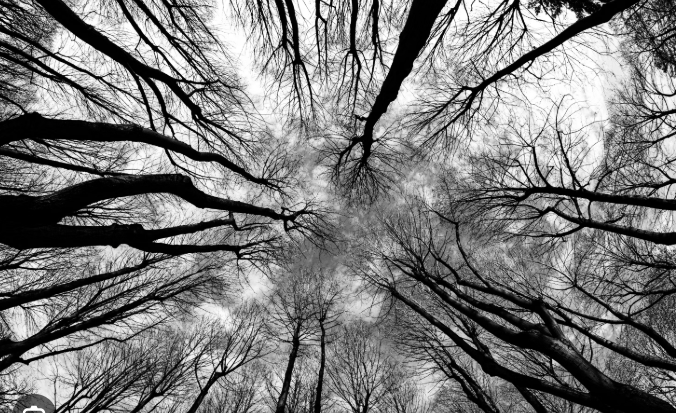
#> input picture Images/trees.png, 676 x 413 px
$ python pg5.py
#> lines starting #> are read from the running program, lines starting #| are printed output that depends on the picture
#> further down, img is the input picture: shape (413, 676, 3); mean B, G, R 122.6, 122.6, 122.6
"""
Program 5. Frequency Domain Filtering: Perform Fourier Transform and inverse Fourier Transform;
apply Homomorphic filtering to correct uneven lighting and enhance contrast.

Anthony Pinto Robinson
29/01/2026
"""

import cv2
import numpy as np
import matplotlib.pyplot as plt

def homomorphic_filter(image, sigma=10, gamma_l=0.3, gamma_h=1.5, c=1):
    # 1. Log transform
#> called with sigma = 20, gamma_l = 0.2, gamma_h = 1.8, c = 1
    img_log = np.log1p(np.array(image, dtype="float"))
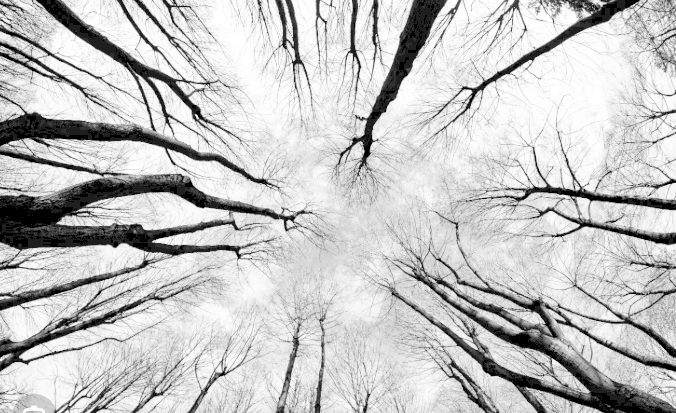
#> img_log: shape (413, 676) float64; min 0, max 5.55, mean 4.26; drawn with min black and max white

    # 2. Fourier Transform
    fft = np.fft.fft2(img_log)
    fft_shift = np.fft.fftshift(fft)

    # 3. Create High-Pass Filter (Gaussian)
    rows, cols = image.shape
#> rows = 413; cols = 676
    crow, ccol = rows//2 , cols//2
#> crow = 206; ccol = 338
    x = np.linspace(-ccol, ccol, cols)
#> x = 676 values from -338 to 338
    y = np.linspace(-crow, crow, rows)
#> y = 413 values from -206 to 206
    X, Y = np.meshgrid(x, y)
    d2 = X**2 + Y**2
    # Gaussian High-Pass Filter
    H = (gamma_h - gamma_l) * (1 - np.exp(-c * d2 / (2 * sigma**2))) + gamma_l

    # 4. Apply filter
    filtered_fft = fft_shift * H

    # 5. Inverse Fourier Transform
    ifft_shift = np.fft.ifftshift(filtered_fft)
    ifft = np.fft.ifft2(ifft_shift)

    # 6. Inverse Log Transform
    result = np.real(np.exp(ifft) - 1)
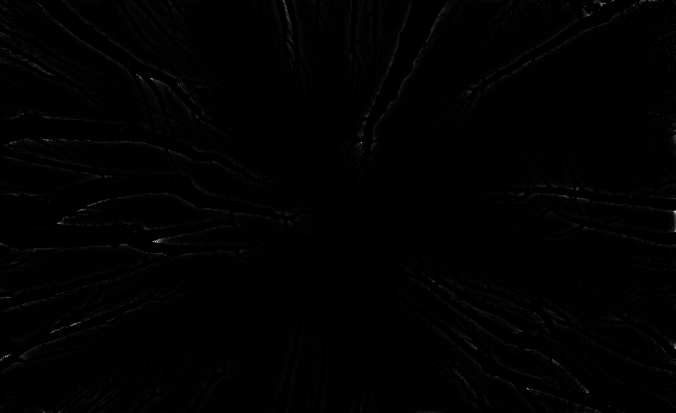
#> result: shape (413, 676) float64; min -1, max 656.7, mean 4.3; drawn with min black and max white
    return np.clip(result, 0, 255).astype("uint8")

img = cv2.imread('Images/trees.png')

if img is None:
    print("Error: Image not found!")
    exit()

if len(img.shape) == 3:
    img = cv2.cvtColor(img, cv2.COLOR_BGR2GRAY)

# Apply filter
enhanced_img = homomorphic_filter(img, sigma=20, gamma_l=0.2, gamma_h=1.8)

# Visualization
plt.figure(figsize=(10, 5))
plt.subplot(121), plt.imshow(img, cmap='gray'), plt.title('Original')
plt.subplot(122), plt.imshow(enhanced_img, cmap='gray'), plt.title('Enhanced')
plt.show()
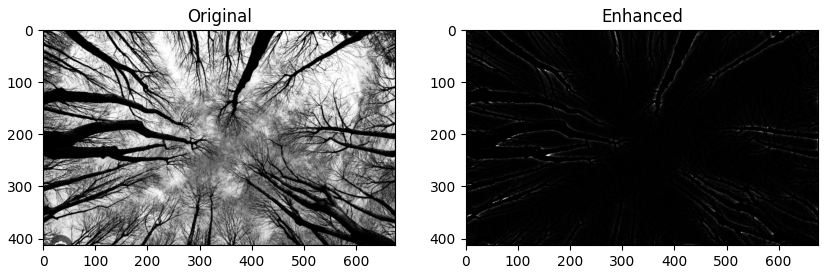
#> figure drawn by matplotlib, 2 panels

$ run again, with Images/bw_flower.png copied over Images/trees.png
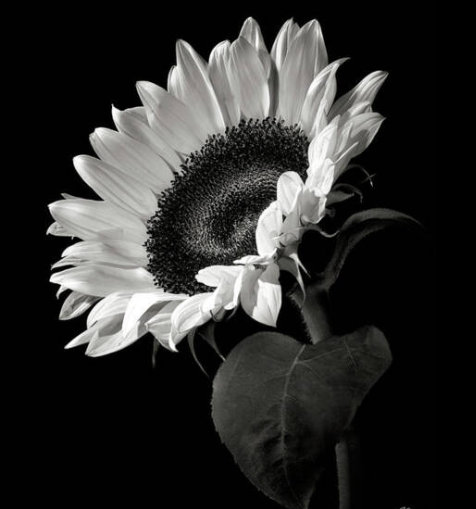
#> input picture Images/bw_flower.png, 476 x 509 px
#> img is the input picture: shape (509, 476, 3); mean B, G, R 44.2, 45.4, 45.4
#> img: shape (509, 476)
#> in homomorphic_filter, `img_log = np.log1p(np.array(image, dtype="float"))`:
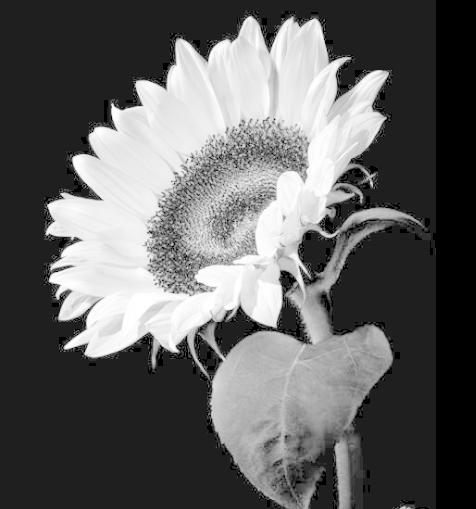
#> img_log: shape (509, 476) float64; min 0, max 5.55, mean 2.13; drawn with min black and max white
#> `plt.show()`:
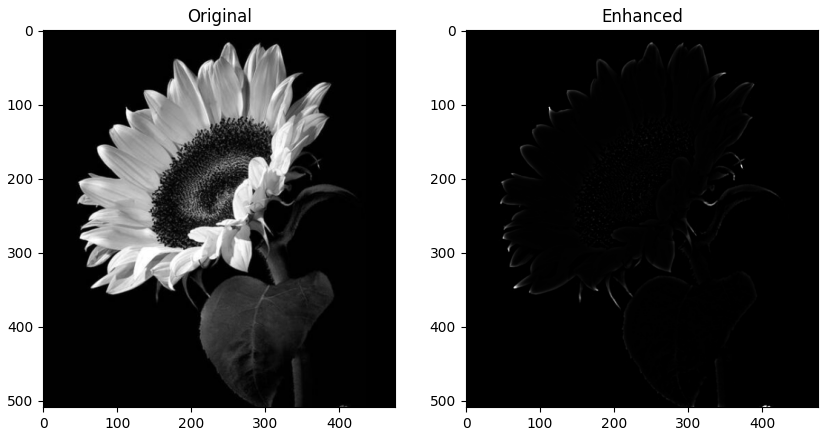
#> figure drawn by matplotlib, 2 panels

$ run again, with Images/cheetha.png copied over Images/trees.png
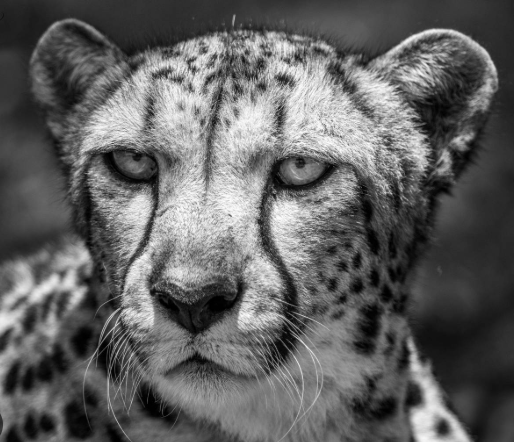
#> input picture Images/cheetha.png, 514 x 442 px
#> img is the input picture: shape (442, 514, 3); mean B, G, R 97.9, 97.9, 97.9
#> img: shape (442, 514)
#> in homomorphic_filter, `result = np.real(np.exp(ifft) - 1)`:
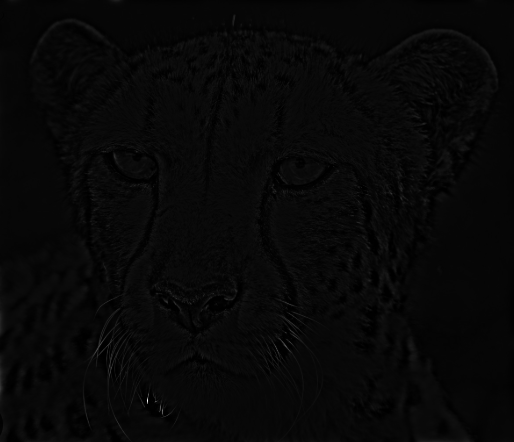
#> result: shape (442, 514) float64; min -0.993, max 82.78, mean 1.7; drawn with min black and max white
#> `plt.show()`:
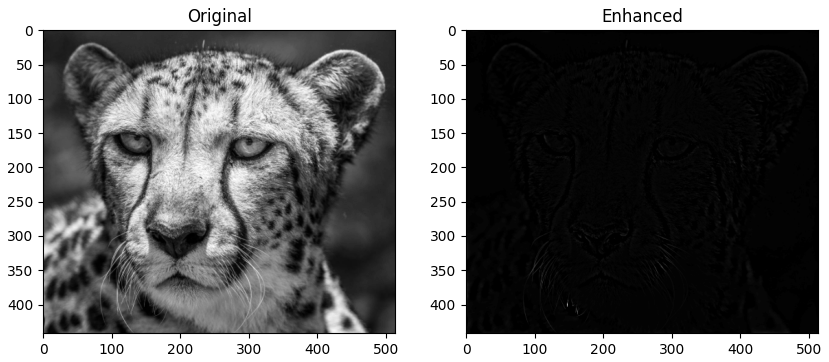
#> figure drawn by matplotlib, 2 panels
